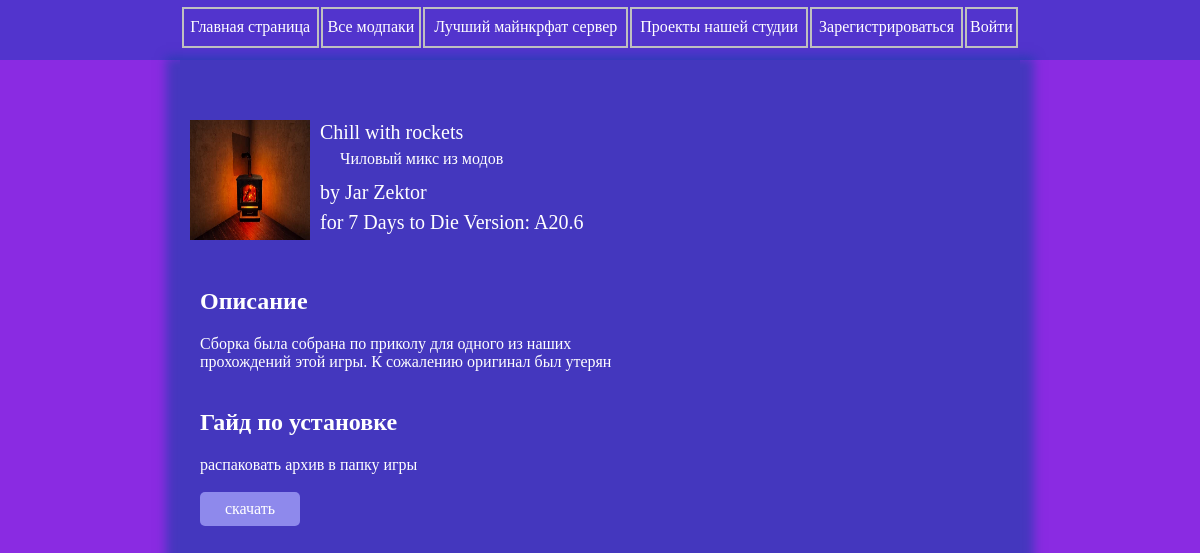
Screenshot of /7_days_to_die/chill_with_rockets with the database file from the repository.
### data/mods.py (models this page shows)
class Mods(SqlAlchemyBase):
    __tablename__ = 'mods'
    id = sqlalchemy.Column(sqlalchemy.Integer, primary_key=True, autoincrement=True)
    author_name = sqlalchemy.Column(sqlalchemy.String, nullable=False)
    game_image = sqlalchemy.Column(sqlalchemy.String, nullable=True)
    game_name = sqlalchemy.Column(sqlalchemy.String, nullable=False)
    visible_game_name = sqlalchemy.Column(sqlalchemy.String, nullable=False)
    mod_name = sqlalchemy.Column(sqlalchemy.String, nullable=False, unique=True)
    visible_mod_name = sqlalchemy.Column(sqlalchemy.String, nullable=False, unique=True)
    game_version = sqlalchemy.Column(sqlalchemy.String, nullable=False)
    description = sqlalchemy.Column(sqlalchemy.String, nullable=True)
    about_mod = sqlalchemy.Column(sqlalchemy.String, nullable=True)
    download_guide = sqlalchemy.Column(sqlalchemy.String, nullable=False)
    game_link = sqlalchemy.Column(sqlalchemy.String, nullable=False)
    created_date = sqlalchemy.Column(sqlalchemy.DateTime, default=datetime.datetime.now)

### server.py (the view)
@app.route('/<string:Catalog>/<string:Mod>')
def singleMod(Catalog, Mod):
    if uncorrect_url(Catalog, Mod):
        return redirect('/')
    db_sess = db_session.create_session()
    data = db_sess.query(Mods).filter(Mods.game_name == Catalog, Mods.mod_name == Mod).first()
    print(data.game_image)
    return render_template('sample.html', current_user=current_user, mod=data)

### data/db_session.py (called while the page is built)
def create_session() -> Session:
    global __factory
    return __factory()

### server.py (called while the page is built)
def uncorrect_url(Catalog, Mod=None):
    all_category = ['minecraft', 'rimworld', 'lethal_company', 'project_zomboid',
                    'stardew_valley', '7_days_to_die', 'content_warning', 'modpacks']
    db_sess = db_session.create_session()
    all_mods = list(map(lambda x: x.mod_name, db_sess.query(Mods).all()))
    if (Catalog in all_category) and (Mod == None or Mod in all_mods):
        return False
    return True

### templates/sample.html (shortened to what this page needs)
<!DOCTYPE html>
<html>
    <head>
        <link rel="stylesheet" href="../../static/css/base.css">
        <link rel="stylesheet" href="../../static/css/modpack.css">
    </head>
    <body>
        <header>
            <table width="70%" height="60px" align="center">
                    <td><a href="/"><div>Главная страница</div></a></td>
                    <td><a href="/modpacks"><div>Все модпаки</div></a></td>
                    <td><a href="/smk" title="СМК"><div>Лучший майнкрфат сервер</div></a></td>
                    <td><a href="/belj_games_studio"><div>Проекты нашей студии</div></a></td>
                    {% if current_user.is_authenticated %}
                        <td><a href="/creator"><div>Добавить модпак</div></a></td>
                        <td><a href="/logout"><div>Выйти из аккаунта</div></a></td>
                    {% else %}
                        <td><a href="/register"><div>Зарегистрироваться</div></a></td>
                        <td><a href="/login"><div>Войти</div></a></td>
                    {% endif %}
            </table>
        </header>
        <main align="center">
            <div class="mod_tab" align="left">
                <div class="art">
                    <img src="../../{{mod.game_image}}" alt={{mod.visible_mod_name}} width="120" height="120">
                </div>
                <div class="text">
                    <span class="name">{{mod.visible_mod_name}}</span>
                    <span class="description">{{mod.description}}</span>
                    <span class="author">by {{mod.author_name}}</span>
                    <span class="game_info">for {{mod.visible_game_name}} Version: {{mod.game_version}}</span>
                </div>
            </div><br>
            <div class="description" align="left">
                <h2>Описание</h2>
                <a>{{mod.about_mod}}</a>
            </div><br>
            <div class="guide" align="left">
                <h2>Гайд по установке</h2>
                <a>{{mod.download_guide}}</a>
            </div><br>
            <div class="download" align="left">
                <button class="download_button" onclick="window.open('{{mod.game_link}}')">
                    скачать
                </button>
            </div>
        </main>
    </body>
</html>

### static/css/base.css (style rules this page uses)
body { background-image: url(../img/mountains.png); background-size: cover; background-position: top; background-repeat: no-repeat; background-color: blueviolet; margin: 0px; }
header { background-color: rgba(69, 54, 201, 0.801); }
header table { padding-top: 5px; padding-bottom: 10px; max-width: 1400px; }
header table td { border: 2px solid silver; }
header table td a { height: 100%; display: block; text-decoration: none; text-align: center; color:#fff; }
header table td a div { padding-top: 8px; }
main { max-width: 70%; position: relative; left: 15%; background-color:rgba(0, 68, 156, 0.5); box-shadow: 0 11px 10px 14px rgba(0, 68, 156, 0.5); padding-top: 50px; display: block; min-height: 88.7vh; }

### static/css/modpack.css (style rules this page uses)
main { color: #fff; }
.mod_tab { display: grid; padding: 10px 10px 10px 10px; grid-template-areas: "art . text"; grid-template-columns: 130px 12px; max-width: 50%; }
.mod_tab .art { width: 120px; height: 120px; }
.mod_tab .text .name { grid-area: name; font-size: 20px; line-height: 24px; max-width: 560px; min-width: 0; }
.mod_tab .text .author { grid-area: author; font-size: 20px; line-height: 24px; max-width: 560px; min-width: 0; }
.mod_tab .text .game_info { grid-area: game; font-size: 20px; line-height: 24px; max-width: 560px; min-width: 0; }
.mod_tab .text { display: grid; grid-template-areas: "name" "desc" "author" "game"; grid-template-rows: 30px 30px 30px 30px; grid-template-columns: 600px; }
h2 { font-size: 24px; }
.description, .guide, .download { max-width: 50%; margin-left: 20px; }
.download_button { min-width: 100px; font-family: inherit; appearance: none; border: 0; border-radius: 5px; background: rgb(142, 137, 236); padding: 8px 16px; font-size: 1rem; cursor: pointer; padding-top: 8px; padding-bottom: 8px; color: #fff; }

### rows the page displays
Mods: game_image (picture), visible_mod_name "Chill with rockets", description "Чиловый микс из модов", author_name "Jar Zektor", visible_game_name "7 Days to Die", game_version "A20.6", about_mod "Сборка была собрана по приколу для одного из наших прохождений этой игры. К сожалению оригинал был утерян", download_guide "распаковать архив в папку игры"
